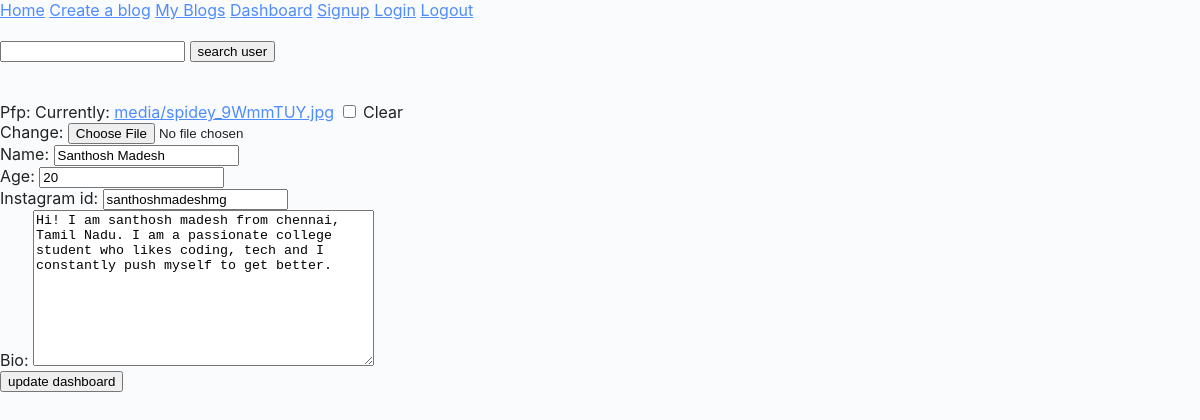
The page /blog/dashboard_update/ (signed in) on the database its author committed.
### blog/models.py (models this page shows)
class Profile(models.Model):
    user = models.OneToOneField(User, on_delete=models.CASCADE,)
    pfp = models.ImageField(upload_to="media/",default="media/default.jpg",null=True,blank=True)
    name = models.CharField()
    age = models.IntegerField()
    instagram_id = models.CharField()
    bio = models.CharField()

### blog/views.py (the view, shortened to what this page needs)
# urls.py: path("dashboard_update/",views.update_dashboard,name="dashboard_update"),
@login_required
def update_dashboard(request):
    profile = Profile.objects.filter(user=request.user)
    if profile:
        for data in profile:
            form = ProfileModelForm(
                initial={
                    "pfp":data.pfp,
                    "name":data.name,
                    "age":data.age,
                    "instagram_id":data.instagram_id,
                    "bio":data.bio,
                }
            )
        return render(request,"blog/update_dashboard.html",{"form":form})
    else:
        messages.error(request,"You do not have a dashboard to update, Create one.")
        return redirect("dashboard")

### blog/forms.py
class ProfileModelForm(forms.ModelForm):
    class Meta:
        model = Profile
        exclude=['user']
        widgets={
            'bio':forms.Textarea(),
        }

### blog/templates/blog/update_dashboard.html (shortened to what this page needs)
{% extends 'blog/index.html' %}
{% block content %}
  <br>
  <form action="{% url 'dashboard_update' %}" method="post" enctype="multipart/form-data">
    {{form}}
    <input type="submit" value="update dashboard">
  </form>
{% endblock content %}

### blog/static/blog/style.css (style rules this page uses)
body { margin: 0; padding: 0; font-family: 'Inter', 'Segoe UI', Arial, sans-serif; background: #fafbfc; color: #222; min-height: 100vh; }
a { color: #4f8cff; text-decoration: underline; transition: color 0.2s; }

### rows shown on the page
Profile: name "Santhosh Madesh", age "20", instagram_id "santhoshmadeshmg", bio "Hi! I am santhosh madesh from chennai, Tamil Nadu. I am a passionate college student who likes coding, tech and I constantly push myself to get better."
